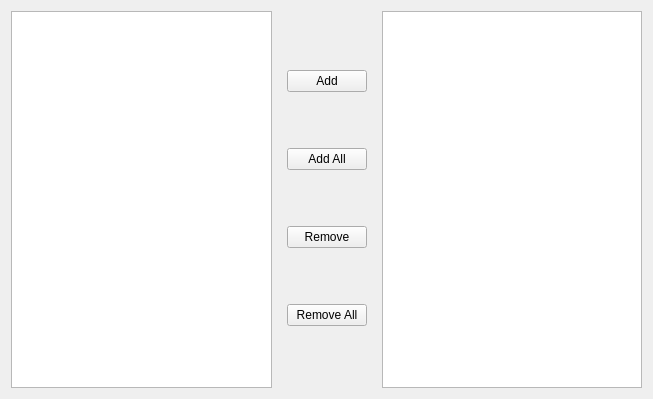
<?xml version="1.0" encoding="UTF-8"?>
<ui version="4.0">
 <class>Form</class>
 <widget class="QWidget" name="Form">
  <property name="geometry">
   <rect>
    <x>0</x>
    <y>0</y>
    <width>653</width>
    <height>399</height>
   </rect>
  </property>
  <property name="windowTitle">
   <string>Form</string>
  </property>
  <layout class="QHBoxLayout" name="horizontalLayout">
   <item>
    <widget class="QListWidget" name="availableTableList"/>
   </item>
   <item>
    <widget class="QWidget" name="widget" native="true">
     <layout class="QVBoxLayout" name="verticalLayout">
      <item>
       <widget class="QPushButton" name="addButton">
        <property name="text">
         <string>Add</string>
        </property>
       </widget>
      </item>
      <item>
       <widget class="QPushButton" name="addAllButton">
        <property name="text">
         <string>Add All</string>
        </property>
       </widget>
      </item>
      <item>
       <widget class="QPushButton" name="removeButton">
        <property name="text">
         <string>Remove</string>
        </property>
       </widget>
      </item>
      <item>
       <widget class="QPushButton" name="removeAllButton">
        <property name="text">
         <string>Remove All</string>
        </property>
       </widget>
      </item>
     </layout>
    </widget>
   </item>
   <item>
    <widget class="QListWidget" name="selectedTableList"/>
   </item>
  </layout>
 </widget>
 <resources/>
 <connections/>
</ui>
